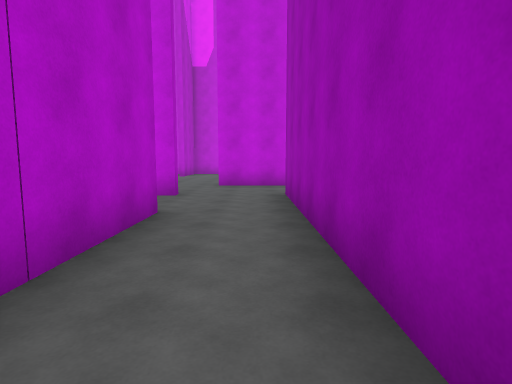
view 1 (above)

18 first-person views from a walk through a Unity game level. The camera is 1.5 m above the floor, tilts 6° down and sees 80° across. The floor is counted in squares, 2 m on a side. Each view is taken from the middle of a square. On the plan, view 1 faces up. The plan holds only what a view shows up to about 10 squares ahead; the rest is blank. The place goes on beyond the plan. The player is left out.

view 2
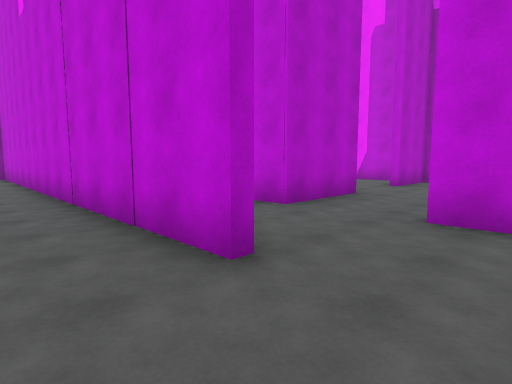

view 3
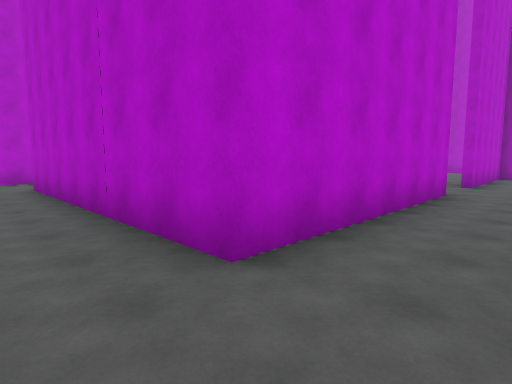

view 4
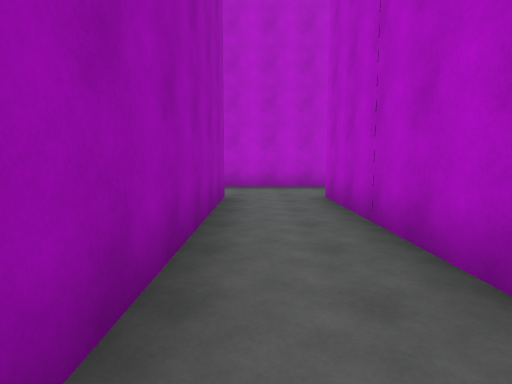

view 5
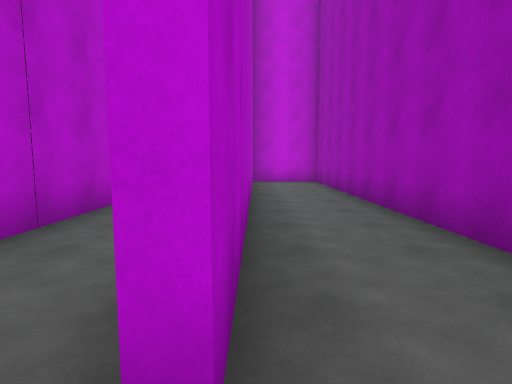

view 6
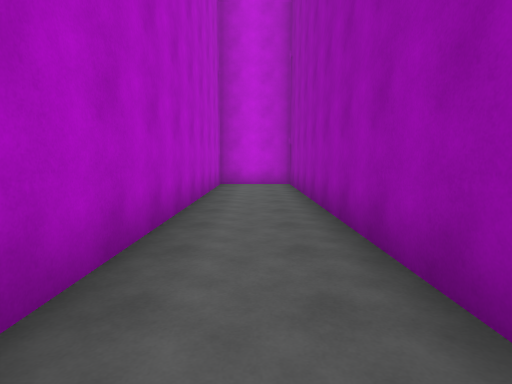

view 7
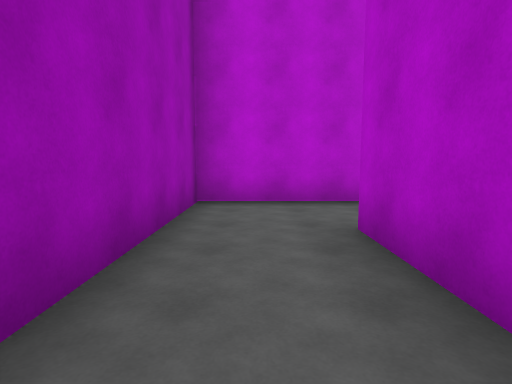

view 8
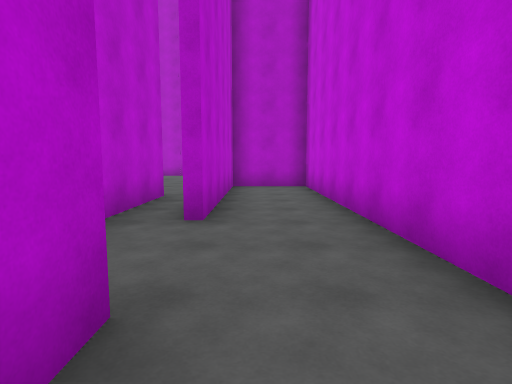

view 9
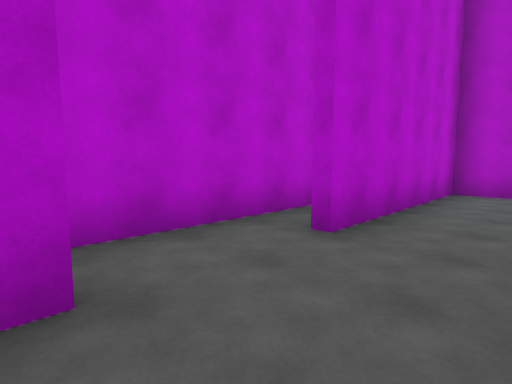

view 10
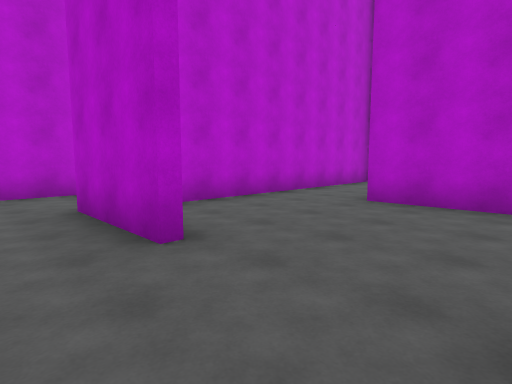

view 11
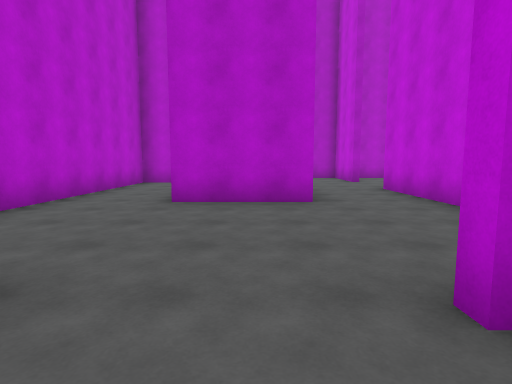

view 12
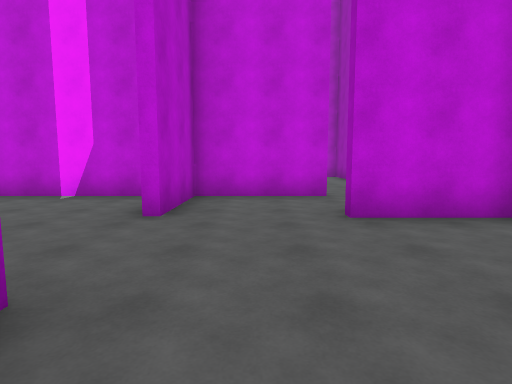

view 13
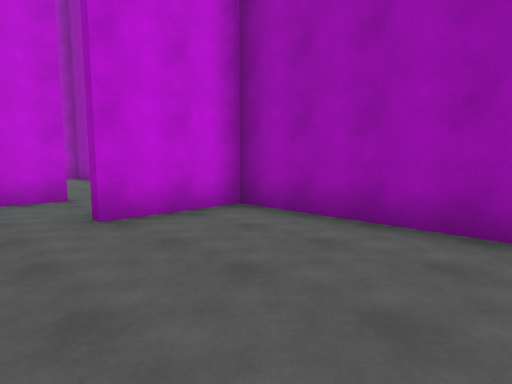

view 14
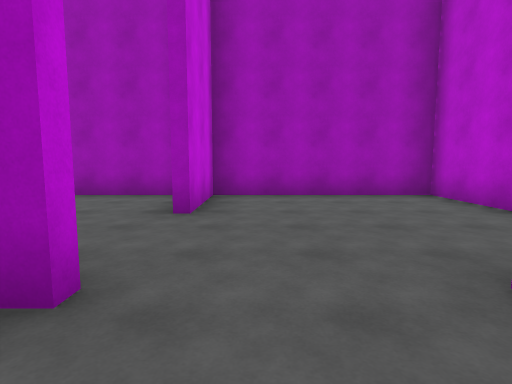

view 15
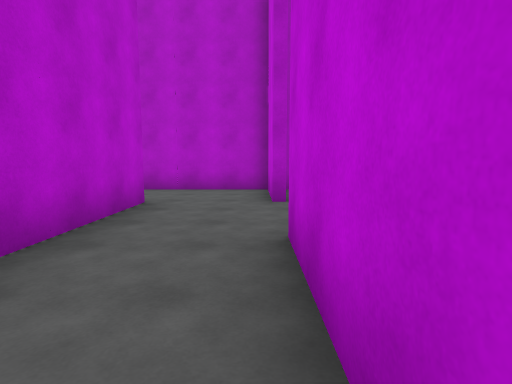

view 16
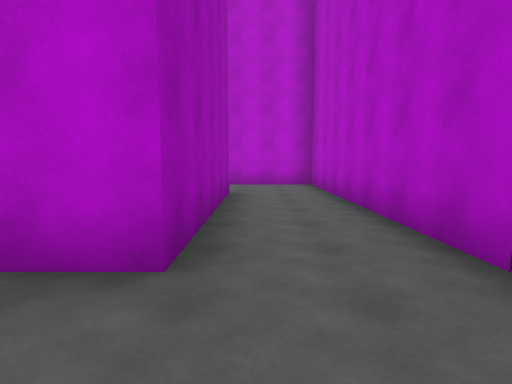

view 17
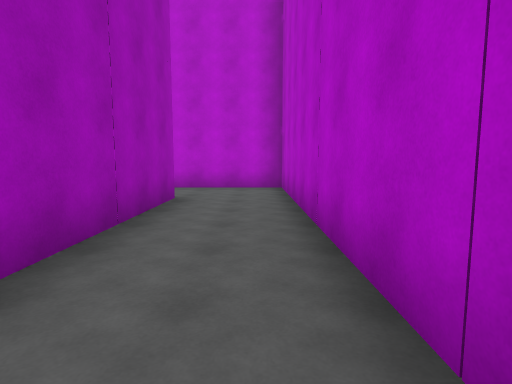

view 18
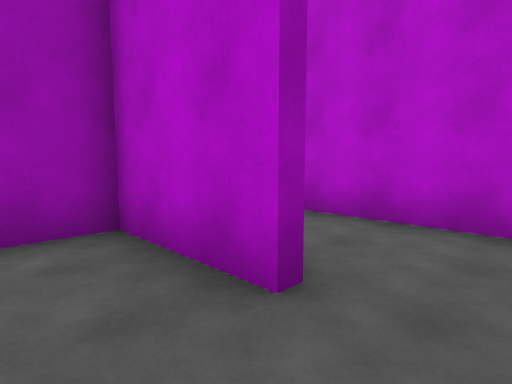

### Floor plan
Points are (right, up) in squares from view 1. A wall is a line through its corners. A room is listed if a view was taken in it or the views show most of it. See-through windows are left out.
Room 1 (views 1, 2, 3, 4, 8, 9)
walls: (-7.5, 4.3) (-1.4, 4.3) (-1.4, -3.2); (-1.6, 6.4) (-14.7, 6.4) (-14.7, 4.3) (-9.8, 4.3); (-12.5, 3.1) (-7.6, 3.1); (0.7, -3.4) (0.7, 6.6); (-2, -5.4) (0.4, -5.4)
ways out: opening at (1, -4) to room 2; opening at (-1, -4); opening at (-0.5, 7)
Room 2 (views 5, 6, 7)
walls: (0.4, -5.4) (3.1, -5.4) (3.1, 6.4) (0.9, 6.4) (0.9, -3.4)
ways out: opening at (1, -4) to room 1
Room 3 (views 10, 11, 12, 13, 14, 15, 16, 17)
walls: (-7.4, 14.1) (-7.4, 11.4); (-3.3, 11.6) (-3.3, 9); (-4.4, 16.3) (-10, 16.3); (-9.6, 9.2) (-4.9, 9.2); (-0.5, 16.3) (-3.3, 16.3) (-3.3, 14); (-0.6, 9.2) (1.5, 9.2) (1.5, 13.9) (-0.9, 13.9); (-12.6, 16.3) (-14.7, 16.3) (-14.7, 6.7) (-11.8, 6.7); (-12.4, 8.9) (-12.4, 14) (-9.2, 14); (1.5, 14.8) (1.5, 17)
ways out: opening at (-8.5, 10.5) to room 4; opening at (-2.5, 9)
Room 4 (view 18)
walls: (-10, 11.7) (-7.7, 11.7) (-7.7, 12.8); (-12, 9.2) (-9.6, 9.2)
ways out: opening at (-8.5, 10.5) to room 3

Where each view was taken, in squares from view 1:
view 1: 0 up, 0 right, facing up
view 2: 5 up, 0 right, facing up-left
view 3: 6 up, 0 right, facing down-left
view 4: 3 up, 0 right, facing down
view 5: 4 down, 1 right, facing up
view 6: 3 down, 2 right, facing up
view 7: 0 up, 2 right, facing down
view 8: 5 up, 6 left, facing left
view 9: 6 up, 7 left, facing down-left
view 10: 14 up, 2 left, facing down-left
view 11: 13 up, 2 left, facing left
view 12: 10 up, 2 left, facing up
view 13: 10 up, 2 left, facing up-right
view 14: 13 up, 5 left, facing right
view 15: 16 up, 7 left, facing left
view 16: 16 up, 13 left, facing down
view 17: 15 up, 14 left, facing down
view 18: 13 up, 11 left, facing down-right
